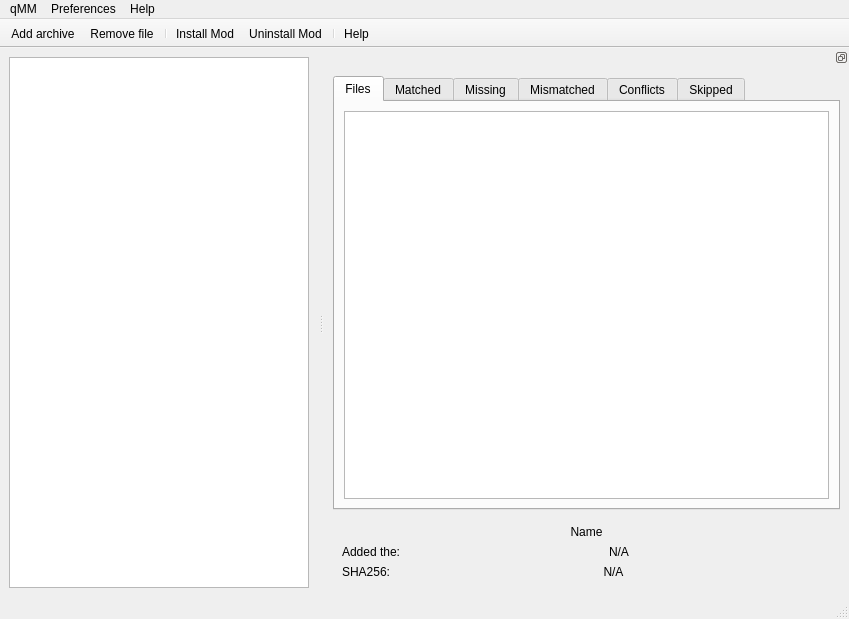
<?xml version="1.0" encoding="UTF-8"?>
<ui version="4.0">
 <class>MainWindow</class>
 <widget class="QMainWindow" name="MainWindow">
  <property name="geometry">
   <rect>
    <x>0</x>
    <y>0</y>
    <width>849</width>
    <height>619</height>
   </rect>
  </property>
  <property name="contextMenuPolicy">
   <enum>Qt::PreventContextMenu</enum>
  </property>
  <property name="windowTitle">
   <string>MainWindow</string>
  </property>
  <widget class="QWidget" name="centralwidget">
   <layout class="QVBoxLayout" name="verticalLayout_3">
    <item>
     <widget class="QWidget" name="widget" native="true">
      <property name="sizePolicy">
       <sizepolicy hsizetype="MinimumExpanding" vsizetype="Preferred">
        <horstretch>0</horstretch>
        <verstretch>0</verstretch>
       </sizepolicy>
      </property>
      <property name="minimumSize">
       <size>
        <width>300</width>
        <height>200</height>
       </size>
      </property>
      <layout class="QVBoxLayout" name="verticalLayout">
       <property name="leftMargin">
        <number>0</number>
       </property>
       <property name="topMargin">
        <number>0</number>
       </property>
       <property name="rightMargin">
        <number>0</number>
       </property>
       <property name="bottomMargin">
        <number>0</number>
       </property>
       <item>
        <widget class="QListWidget" name="listWidget">
         <property name="toolTip">
          <string>Use the + or - button to add or remove items from the list.</string>
         </property>
         <property name="resizeMode">
          <enum>QListView::Adjust</enum>
         </property>
        </widget>
       </item>
      </layout>
     </widget>
    </item>
   </layout>
  </widget>
  <widget class="QStatusBar" name="statusbar"/>
  <widget class="QToolBar" name="toolBar">
   <property name="sizePolicy">
    <sizepolicy hsizetype="Expanding" vsizetype="Expanding">
     <horstretch>0</horstretch>
     <verstretch>0</verstretch>
    </sizepolicy>
   </property>
   <property name="contextMenuPolicy">
    <enum>Qt::PreventContextMenu</enum>
   </property>
   <property name="windowTitle">
    <string>toolBar</string>
   </property>
   <property name="movable">
    <bool>false</bool>
   </property>
   <property name="allowedAreas">
    <set>Qt::TopToolBarArea</set>
   </property>
   <property name="floatable">
    <bool>false</bool>
   </property>
   <attribute name="toolBarArea">
    <enum>TopToolBarArea</enum>
   </attribute>
   <attribute name="toolBarBreak">
    <bool>false</bool>
   </attribute>
   <addaction name="actionOpen"/>
   <addaction name="actionRemove_file"/>
   <addaction name="separator"/>
   <addaction name="actionInstall_Mod"/>
   <addaction name="actionUninstall_Mod"/>
   <addaction name="separator"/>
   <addaction name="actionHelp"/>
  </widget>
  <widget class="QDockWidget" name="dockWidget">
   <property name="minimumSize">
    <size>
     <width>525</width>
     <height>256</height>
    </size>
   </property>
   <property name="features">
    <set>QDockWidget::DockWidgetFloatable|QDockWidget::DockWidgetMovable</set>
   </property>
   <property name="allowedAreas">
    <set>Qt::RightDockWidgetArea</set>
   </property>
   <attribute name="dockWidgetArea">
    <number>2</number>
   </attribute>
   <widget class="QWidget" name="dockWidgetContents">
    <layout class="QVBoxLayout" name="verticalLayout_10">
     <item>
      <widget class="QTabWidget" name="tabWidget">
       <property name="currentIndex">
        <number>0</number>
       </property>
       <widget class="QWidget" name="tab_files">
        <attribute name="title">
         <string>Files</string>
        </attribute>
        <layout class="QVBoxLayout" name="verticalLayout_9">
         <item>
          <widget class="QPlainTextEdit" name="tab_files_content">
           <property name="undoRedoEnabled">
            <bool>false</bool>
           </property>
           <property name="readOnly">
            <bool>true</bool>
           </property>
          </widget>
         </item>
        </layout>
       </widget>
       <widget class="QWidget" name="tab_matched">
        <attribute name="title">
         <string>Matched</string>
        </attribute>
        <layout class="QVBoxLayout" name="verticalLayout_11">
         <item>
          <widget class="QPlainTextEdit" name="tab_matched_content">
           <property name="undoRedoEnabled">
            <bool>false</bool>
           </property>
           <property name="readOnly">
            <bool>true</bool>
           </property>
          </widget>
         </item>
        </layout>
       </widget>
       <widget class="QWidget" name="tab_missing">
        <attribute name="title">
         <string>Missing</string>
        </attribute>
        <layout class="QVBoxLayout" name="verticalLayout_12">
         <item>
          <widget class="QPlainTextEdit" name="tab_missing_content">
           <property name="undoRedoEnabled">
            <bool>false</bool>
           </property>
           <property name="readOnly">
            <bool>true</bool>
           </property>
          </widget>
         </item>
        </layout>
       </widget>
       <widget class="QWidget" name="tab_mismatched">
        <attribute name="title">
         <string>Mismatched</string>
        </attribute>
        <layout class="QVBoxLayout" name="verticalLayout_13">
         <item>
          <widget class="QPlainTextEdit" name="tab_mismatched_content">
           <property name="undoRedoEnabled">
            <bool>false</bool>
           </property>
           <property name="readOnly">
            <bool>true</bool>
           </property>
          </widget>
         </item>
        </layout>
       </widget>
       <widget class="QWidget" name="tab_conflicts">
        <attribute name="title">
         <string>Conflicts</string>
        </attribute>
        <layout class="QVBoxLayout" name="verticalLayout_14">
         <item>
          <widget class="QPlainTextEdit" name="tab_conflicts_content">
           <property name="undoRedoEnabled">
            <bool>false</bool>
           </property>
           <property name="readOnly">
            <bool>true</bool>
           </property>
          </widget>
         </item>
        </layout>
       </widget>
       <widget class="QWidget" name="tab_skipped">
        <attribute name="title">
         <string>Skipped</string>
        </attribute>
        <layout class="QVBoxLayout" name="verticalLayout_15">
         <item>
          <widget class="QPlainTextEdit" name="tab_skipped_content">
           <property name="undoRedoEnabled">
            <bool>false</bool>
           </property>
           <property name="readOnly">
            <bool>true</bool>
           </property>
          </widget>
         </item>
        </layout>
       </widget>
      </widget>
     </item>
     <item>
      <widget class="QWidget" name="detailed_information" native="true">
       <property name="minimumSize">
        <size>
         <width>500</width>
         <height>0</height>
        </size>
       </property>
       <layout class="QGridLayout" name="gridLayout">
        <item row="0" column="0" colspan="2">
         <layout class="QHBoxLayout" name="horizontalLayout">
          <item>
           <widget class="QLabel" name="content_name">
            <property name="text">
             <string>Name</string>
            </property>
            <property name="alignment">
             <set>Qt::AlignCenter</set>
            </property>
           </widget>
          </item>
         </layout>
        </item>
        <item row="2" column="0" colspan="2">
         <layout class="QHBoxLayout" name="horizontalLayout_5">
          <item>
           <widget class="QLabel" name="label_hashsum">
            <property name="text">
             <string>SHA256:</string>
            </property>
           </widget>
          </item>
          <item>
           <widget class="QLabel" name="content_hashsum">
            <property name="sizePolicy">
             <sizepolicy hsizetype="Expanding" vsizetype="Preferred">
              <horstretch>0</horstretch>
              <verstretch>0</verstretch>
             </sizepolicy>
            </property>
            <property name="text">
             <string>N/A</string>
            </property>
            <property name="alignment">
             <set>Qt::AlignCenter</set>
            </property>
            <property name="textInteractionFlags">
             <set>Qt::LinksAccessibleByMouse|Qt::TextSelectableByKeyboard|Qt::TextSelectableByMouse</set>
            </property>
           </widget>
          </item>
         </layout>
        </item>
        <item row="1" column="0" colspan="2">
         <layout class="QHBoxLayout" name="horizontalLayout_2">
          <item>
           <widget class="QLabel" name="label_added">
            <property name="text">
             <string>Added the:</string>
            </property>
           </widget>
          </item>
          <item>
           <widget class="QLabel" name="content_added">
            <property name="sizePolicy">
             <sizepolicy hsizetype="Expanding" vsizetype="Preferred">
              <horstretch>0</horstretch>
              <verstretch>0</verstretch>
             </sizepolicy>
            </property>
            <property name="text">
             <string>N/A</string>
            </property>
            <property name="alignment">
             <set>Qt::AlignCenter</set>
            </property>
           </widget>
          </item>
         </layout>
        </item>
       </layout>
      </widget>
     </item>
    </layout>
   </widget>
  </widget>
  <widget class="QMenuBar" name="menubar">
   <property name="geometry">
    <rect>
     <x>0</x>
     <y>0</y>
     <width>849</width>
     <height>23</height>
    </rect>
   </property>
   <widget class="QMenu" name="menuQMM">
    <property name="title">
     <string>qMM</string>
    </property>
    <addaction name="actionAdd_Archive"/>
    <addaction name="actionQuit"/>
   </widget>
   <widget class="QMenu" name="menuHelp">
    <property name="title">
     <string>Help</string>
    </property>
    <addaction name="actionMenuHelp"/>
    <addaction name="actionAbout"/>
   </widget>
   <widget class="QMenu" name="menuPreferences">
    <property name="title">
     <string>Preferences</string>
    </property>
    <addaction name="actionSettings"/>
   </widget>
   <addaction name="menuQMM"/>
   <addaction name="menuPreferences"/>
   <addaction name="menuHelp"/>
  </widget>
  <action name="actionOpen">
   <property name="icon">
    <iconset resource="icons.qrc">
     <normaloff>:/icons/file-plus.svg</normaloff>:/icons/file-plus.svg</iconset>
   </property>
   <property name="text">
    <string>Add archive</string>
   </property>
  </action>
  <action name="actionQuit">
   <property name="text">
    <string>Quit</string>
   </property>
  </action>
  <action name="actionRemove_file">
   <property name="icon">
    <iconset resource="icons.qrc">
     <normaloff>:/icons/file-minus.svg</normaloff>:/icons/file-minus.svg</iconset>
   </property>
   <property name="text">
    <string>Remove file</string>
   </property>
  </action>
  <action name="actionHelp">
   <property name="icon">
    <iconset resource="icons.qrc">
     <normaloff>:/icons/help-circle.svg</normaloff>:/icons/help-circle.svg</iconset>
   </property>
   <property name="text">
    <string>Help</string>
   </property>
  </action>
  <action name="actionAdd_Archive">
   <property name="icon">
    <iconset resource="icons.qrc">
     <normaloff>:/icons/file-plus.svg</normaloff>:/icons/file-plus.svg</iconset>
   </property>
   <property name="text">
    <string>Add Archive</string>
   </property>
  </action>
  <action name="actionAbout">
   <property name="icon">
    <iconset resource="icons.qrc">
     <normaloff>:/icons/info.svg</normaloff>:/icons/info.svg</iconset>
   </property>
   <property name="text">
    <string>About qMM</string>
   </property>
  </action>
  <action name="actionSettings">
   <property name="text">
    <string>Settings</string>
   </property>
  </action>
  <action name="actionInstall_Mod">
   <property name="icon">
    <iconset resource="icons.qrc">
     <normaloff>:/icons/file-transfer.svg</normaloff>:/icons/file-transfer.svg</iconset>
   </property>
   <property name="text">
    <string>Install Mod</string>
   </property>
  </action>
  <action name="actionUninstall_Mod">
   <property name="icon">
    <iconset resource="icons.qrc">
     <normaloff>:/icons/file-forbid.svg</normaloff>:/icons/file-forbid.svg</iconset>
   </property>
   <property name="text">
    <string>Uninstall Mod</string>
   </property>
  </action>
  <action name="actionMenuHelp">
   <property name="icon">
    <iconset resource="icons.qrc">
     <normaloff>:/icons/help-circle.svg</normaloff>:/icons/help-circle.svg</iconset>
   </property>
   <property name="text">
    <string>Help of qModManager</string>
   </property>
  </action>
 </widget>
 <resources>
  <include location="icons.qrc"/>
 </resources>
 <connections>
  <connection>
   <sender>actionAdd_Archive</sender>
   <signal>triggered()</signal>
   <receiver>actionOpen</receiver>
   <slot>trigger()</slot>
   <hints>
    <hint type="sourcelabel">
     <x>-1</x>
     <y>-1</y>
    </hint>
    <hint type="destinationlabel">
     <x>-1</x>
     <y>-1</y>
    </hint>
   </hints>
  </connection>
  <connection>
   <sender>actionQuit</sender>
   <signal>triggered()</signal>
   <receiver>MainWindow</receiver>
   <slot>close()</slot>
   <hints>
    <hint type="sourcelabel">
     <x>-1</x>
     <y>-1</y>
    </hint>
    <hint type="destinationlabel">
     <x>421</x>
     <y>320</y>
    </hint>
   </hints>
  </connection>
  <connection>
   <sender>actionMenuHelp</sender>
   <signal>triggered()</signal>
   <receiver>actionHelp</receiver>
   <slot>trigger()</slot>
   <hints>
    <hint type="sourcelabel">
     <x>-1</x>
     <y>-1</y>
    </hint>
    <hint type="destinationlabel">
     <x>-1</x>
     <y>-1</y>
    </hint>
   </hints>
  </connection>
 </connections>
</ui>
